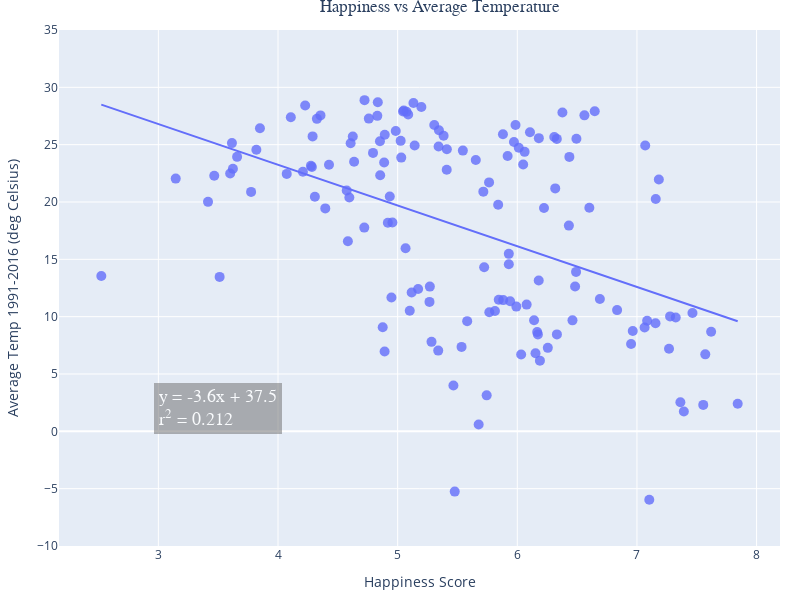

The notebook cell saved with this chart:
### Code cell
# WEATHER AND HAPPINESS

weather_and_happiness = pd.merge(country_df, weather_data, how="left", left_on="Alpha-3 code", right_on="ISO3")
weather_and_happiness

# Scatter plot with linear regression
fig = px.scatter(weather_and_happiness, x="Happiness Score", y="Average Temp",  
                 hover_name="Country", trendline="ols",range_y=(-10,35),
                 width=800, height=600)
                 

# Get results from linear regression 
model = px.get_trendline_results(fig)
results = model.iloc[0]["px_fit_results"]
alpha = round(results.params[0],1)
beta = round(results.params[1],1)
r_squared = results.rsquared

# Create text for regression paramaters
line1 = 'y = ' + str(beta) + 'x' + ' + ' + str(alpha) 
line2 = 'r<sup>2</sup> = ' + str(round(r_squared, 3))
summary = line1 + '<br>' + line2 

# Add to the plot
fig.add_annotation(x=3.5, y=2, xref="x", yref="y", text=summary,
                   font=dict(family="Courier New, monospace", size=18, color="#ffffff"),
                   showarrow=False, align="left",
                   borderwidth=2, borderpad=4, bgcolor="rgba(100,100,100, 0.6)",
                   opacity=0.8)

# Format titles and axes
fig.update_layout(margin=dict(l=20, r=20, t=30, b=20), title_font_family="Arial", 
                  title={'text': "Happiness vs Average Temperature", 'y':1, 'x':0.55, 'xanchor': 'center', 'yanchor': 'top'})
fig.update_xaxes(title="Happiness Score", showgrid=True)
fig.update_yaxes(title="Average Temp 1991-2016 (deg Celsius)", showgrid=True)
fig.update_traces(marker=dict(size=10, opacity=0.8), selector=dict(mode='markers')) # formatting of dots
fig.show()

### Figure 1 — Plotly figure (JSON) as saved in the notebook; plotly's stock layout.template omitted (floating-point values rounded to 4 significant figures; data arrays with more than 128 entries replaced by an {"elided": "..."} marker saying what was removed)
{"data": [{"hovertemplate": "<b>%{hovertext}</b><br><br>Happiness Score=%{x}<br>Average Temp=%{y}<extra></extra>", "hovertext": {"elided": "149 str values"}, "legendgroup": "", "marker": {"color": "#636efa", "opacity": 0.8, "size": 10, "symbol": "circle"}, "mode": "markers", "name": "", "orientation": "v", "showlegend": false, "type": "scatter", "x": {"elided": "149 float values"}, "xaxis": "x", "y": {"elided": "149 float values"}, "yaxis": "y"}, {"hovertemplate": "<b>OLS trendline</b><br>Average Temp = -3.55184 * Happiness Score + 37.4551<br>R<sup>2</sup>=0.211714<br><br>Happiness Score=%{x}<br>Average Temp=%{y} <b>(trend)</b><extra></extra>", "legendgroup": "", "marker": {"color": "#636efa", "symbol": "circle"}, "mode": "lines", "name": "", "showlegend": false, "type": "scatter", "x": {"elided": "144 float values"}, "xaxis": "x", "y": {"elided": "144 float values"}, "yaxis": "y"}], "layout": {"annotations": [{"align": "left", "bgcolor": "rgba(100,100,100, 0.6)", "borderpad": 4, "borderwidth": 2, "font": {"color": "#ffffff", "family": "Courier New, monospace", "size": 18}, "opacity": 0.8, "showarrow": false, "text": "y = -3.6x + 37.5<br>r<sup>2</sup> = 0.212", "x": 3.5, "xref": "x", "y": 2, "yref": "y"}], "height": 600, "legend": {"tracegroupgap": 0}, "margin": {"b": 20, "l": 20, "r": 20, "t": 30}, "title": {"font": {"family": "Arial"}, "text": "Happiness vs Average Temperature", "x": 0.55, "xanchor": "center", "y": 1, "yanchor": "top"}, "width": 800, "xaxis": {"anchor": "y", "domain": [0, 1], "showgrid": true, "title": {"text": "Happiness Score"}}, "yaxis": {"anchor": "x", "domain": [0, 1], "range": [-10, 35], "showgrid": true, "title": {"text": "Average Temp 1991-2016 (deg Celsius)"}}}}
